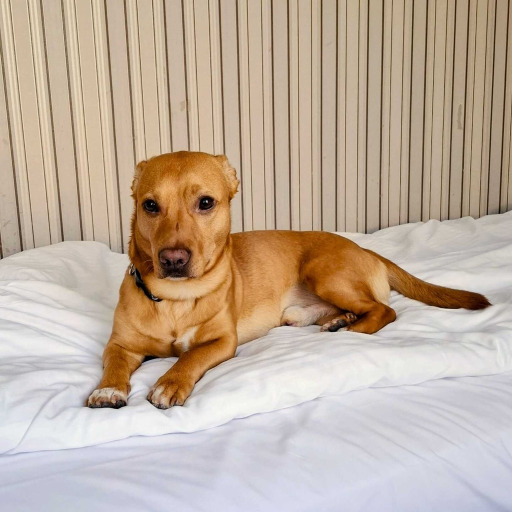
#> input picture dog.jpeg, 1024 x 1024 px (shown at 1/2 size)
$ python deblur_project.py
#> lines starting #> are read from the running program, lines starting #| are printed output that depends on the picture
import matplotlib.image as img
import matplotlib.pyplot as plt
import numpy as np
import numpy.fft as fft
from scipy.special import j1

N = 1024

def gray(filename):
    '''transforms a colorful image into grayscale'''
#> called with filename = 'dog.jpeg'
    im = img.imread(filename)
#> im is the input picture: shape (1024, 1024, 3); mean R, G, B 192.2, 174.2, 157.2
    im_gray = np.dot(im[:, :, :3], [0.299, 0.587, 0.114])
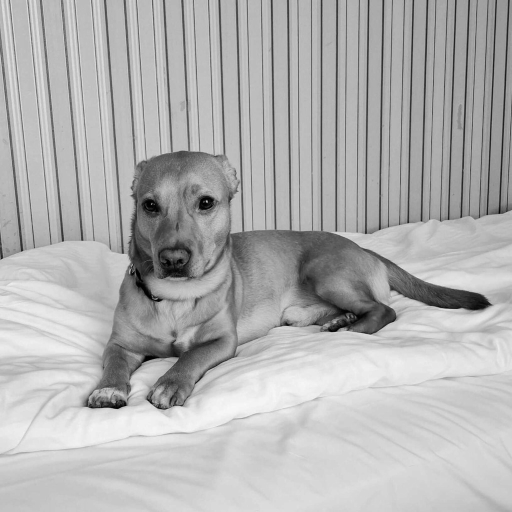
#> im_gray: shape (1024, 1024) float64 (shown at 1/2 size); min 0, max 249.1, mean 177.7
    return im_gray

def downscale_im(im):
    '''rescales image to [0,1] range '''
    diff = im.max() - im.min()
#> diff = 249.1
    im_scaled = (im - im.min())/diff
    return im_scaled

def apply_blur(image, type, par):
    '''constructs the appropriate kernel and applies blur on a transformed image (frequency domain)'''
#> called with type = 'lin_motion', par = 40
    #define the meshgrid
    X = np.linspace(-1*N//2, N//2-1, num=N)
    Y = np.linspace(-1*N//2, N//2-1, num=N)
    Wx, Wy = np.meshgrid(X, Y) #grid of integers k, s.t. the associated frequencies are kpi/N
    W = Wx**2 + Wy**2

    #compute the kernel
    if type == 'gauss':
        K_hat = np.exp(-1 * W / (2*par**2))

    elif type == 'lin_motion':
        K_hat = np.exp(-1j*par * np.pi*Wx/N) * np.sinc(par*Wx / N)

    #elif type == 'box':
    #    K_hat = np.sinc(par*Wx/N) * np.sinc(par*Wy/N)

    elif type == 'unfocus':
        arg = par * np.sqrt(W) * 2 * np.pi / N
        arg = np.where(W==0, 1, arg)
        K_hat = 2 * j1(arg) / arg
        K_hat = np.where(W==0, 1, K_hat)
        #(taking lim j1(x)/x = 1 as x -> 0)


    K_hat = fft.ifftshift(K_hat)
    #compute g = K * f_hat
    f_hat = fft.fft2(image)
    #apply the filter
    g = f_hat * K_hat
    #reconstruct image with inverse transform
    g_rec = np.real(fft.ifft2(g))
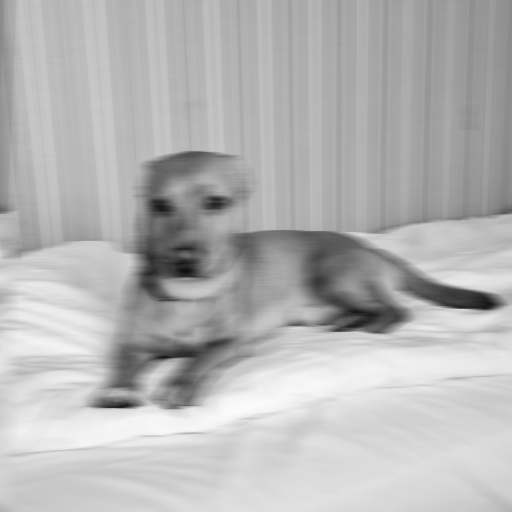
#> g_rec: shape (1024, 1024) float64 (shown at 1/2 size); min 0.0319, max 0.988, mean 0.713
    return g_rec, K_hat

def add_noise_snr(im, snr):
    '''adds gaussian noise based on the desired signal-to-noise ratio'''
#> called with snr = 40
    #find sigma
    sigma = 10**((-1)*snr/20) * np.std(im)
#> sigma = 0.00148
    #create noise matrix
    noise = np.random.normal(0, sigma, (N, N))
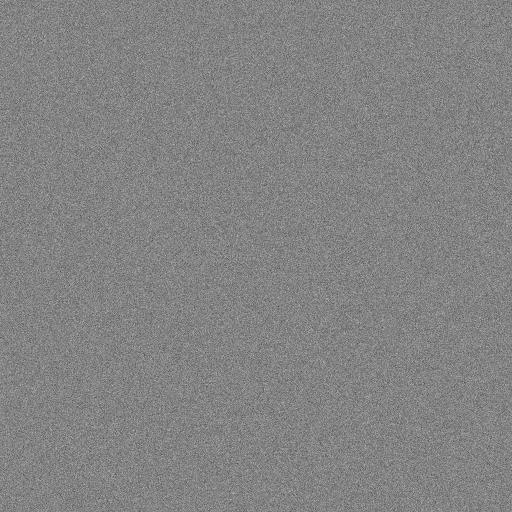
#> noise: shape (1024, 1024) float64 (shown at 1/2 size); min -0.00738, max 0.00696, mean 1.74e-06; drawn with min black and max white
    #apply noise
    im_noised = im + noise
    return im_noised, noise

# [10 lines left out: function naive_sol, not called in this run]

def tikh_filter(penalty, mu, K_hat, im):
    '''computes the Tikhonov Filter with a given type of penalty'''
    g_hat = fft.fft2(im)
    if penalty == 'L2':
        P = np.ones((N, N))
    elif penalty == 'H1' or penalty == 'H2':
        X = np.linspace(-1*N//2, N//2-1, num=N)
        Y = np.linspace(-1*N//2, N//2-1, num=N)
        Wx, Wy = np.meshgrid(X, Y)
        P = Wx**2 + Wy**2

        if penalty == 'H2': P = P**2

    P_hat = fft.ifftshift(P)
    Rmu = np.conj(K_hat) / (np.abs(K_hat)**2 + mu*P_hat )
    fmu_hat = Rmu * g_hat
    fmu = np.real(fft.ifft2(fmu_hat))
    return fmu, Rmu

# [21 lines left out: function spectral_window, not called in this run]

def error(R, K_hat, im_true, noise):
    f_hat = fft.fft2(im_true)
    noise_hat = fft.fft2(noise)

    g_hat = K_hat * f_hat
    B = R*g_hat - f_hat
    V = R*noise_hat
    E = R*(g_hat + noise_hat) - f_hat

    bias = np.sum(np.abs(B)**2) / N**4
    variance = np.sum(np.abs(V)**2) / N**4
    err = np.sum(np.abs(E)**2 / N**4)
    return bias, variance, err

# [34 lines left out: function find_Om, not called in this run]

def plot_error(penalty, K_hat, im_blurred_noised, im, noise):
    #if penalty == 'L2' : Mu = np.logspace(-4, -1, num=9)
    #if penalty == 'H1' : Mu = np.logspace(-9, -6, num=9)
    #elif penalty == 'H2': Mu = np.logspace(-13, -10, num=9)
#> called with penalty = 'H1', K_hat = array of shape (1024, 1024)
    Mu= np.logspace(-15, 0, num=30)

    B=[]
    V=[]
    E=[]
    for mu in Mu:
        _, Rmu = tikh_filter(penalty, mu, K_hat, im_blurred_noised)
        bias, variance, err = error(Rmu, K_hat, im, noise)
        B.append(bias)
        V.append(variance)
        E.append(err)
#> this loop made 30 passes
#> (bias, variance, err) on passes 1 to 12: (4.43e-05, 0.122, 0.122), (4.43e-05, 0.121, 0.121), (4.43e-05, 0.12, 0.12), (4.43e-05, 0.116, 0.116), (4.43e-05, 0.106, 0.106), (4.44e-05, 0.0856, 0.0857), (4.5e-05, 0.059, 0.0591), (4.74e-05, 0.0366, 0.0367), (5.42e-05, 0.0214, 0.0215), (7.06e-05, 0.012, 0.0121), (0.000104, 0.00643, 0.00654), (0.000173, 0.00313, 0.00331)
#> pass 1, in tikh_filter, `fmu = np.real(fft.ifft2(fmu_hat))`:
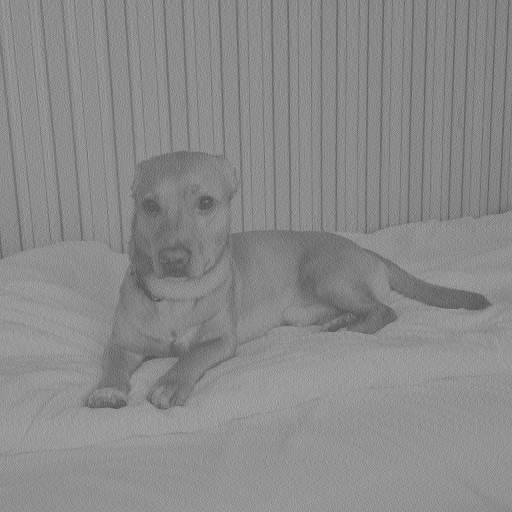
#> fmu: shape (1024, 1024) float64 (shown at 1/2 size); min -1.35, max 2.44, mean 0.713; drawn with min black and max white
#> after the loop, B = 30 values from 4.43e-05 to 0.0234; E = 30 values, max 0.122 at index 0, min 0.00109 at index 13, mean 0.0317; V = 30 values, max 0.122 at index 0, min 6.88e-12 at index 29, mean 0.0271

    min_error = np.min(E)
#> min_error = 0.00109
    argmin = np.argmin(E)
#> argmin = 13
    best_mu= Mu[argmin]
#> best_mu = 5.3e-09
    '''
    plt.figure(figsize=(12,8))

    plt.semilogx(Mu, B, label='Bias (Approximation Error)', color='steelblue')
    plt.semilogx(Mu, V, label='Variance (Noise Error)', color='sandybrown')
    plt.semilogx(Mu, E, label='Total Error', color='lightcoral', linestyle = '--', linewidth=2)

    plt.axvline(x=best_mu, color='gray', linestyle = '--')

    #plt.xscale('log')
    plt.legend(fontsize=14)

    plt.xlabel('Regularization Parameter (mu)', fontsize=16)
    plt.ylabel('Error Value', fontsize=16)
    plt.title('Bias-Variance Trade-off', fontsize=20)
    plt.grid(True, which="both", ls="-", alpha=0.5)

    plt.show()
    '''
    return best_mu, min_error


def plot_images():
    '''saves each reconstructed image and it's error, creates a comparison image of all reconstructions'''
    errors = dict()

    im = downscale_im(gray('dog.jpeg'))
    plt.figure(figsize=(36,24))
    plt.imshow(im, cmap='gray')
    plt.savefig('reconstructed/original.png')

    im_blurred, K_hat = apply_blur(im, 'lin_motion', blur_pars['lin_motion'])
    im_blurred_noised, noise = add_noise_snr(im_blurred, 40)
    plt.figure(figsize=(36,24))
    plt.imshow(im_blurred_noised, cmap='gray')
    plt.savefig('reconstructed/blurred.png')
    '''
    im_rec_naive = naive_sol(K_hat, im_blurred_noised)
    plt.figure(figsize=(36,24))
    plt.imshow(im_rec_naive, cmap='gray')
    plt.savefig('reconstructed/naive.png')

    best_om, errors['spectral'] = find_Om(K_hat, im_blurred_noised, im, noise)
    im_rec_spect, R_om = spectral_window(best_om, K_hat, im_blurred_noised)
    plt.figure(figsize=(36,24))
    plt.imshow(im_rec_spect, cmap='gray')
    plt.savefig('reconstructed/spectral.png')

    best_muL2, errors['L2'] = plot_error('L2', K_hat, im_blurred_noised, im, noise)
    im_rec_tikhL2, Rmu = tikh_filter("L2", best_muL2, K_hat, im_blurred_noised)
    plt.figure(figsize=(36,24))
    plt.imshow(im_rec_tikhL2, cmap='gray')
    plt.savefig('reconstructed/tikhL2.png')
    '''
    best_muH1, errors['H1'] = plot_error('H1', K_hat, im_blurred_noised, im, noise)
#> best_muH1 = 5.3e-09
    im_rec_tikhH1, Rmu = tikh_filter("H1", best_muH1, K_hat, im_blurred_noised)
    plt.figure(figsize=(36,24))
    plt.imshow(im_rec_tikhH1, cmap='gray')
    plt.savefig('reconstructed/tikhH1.png')

    print(best_muH1)
#| 5.298316906283724e-09
    '''
    best_muH2, errors['H2'] = plot_error('H2', K_hat, im_blurred_noised, im, noise)
    im_rec_tikhH2, Rmu = tikh_filter("H2", best_muH2, K_hat, im_blurred_noised)
    plt.figure(figsize=(36,24))
    plt.imshow(im_rec_tikhH2, cmap='gray')
    plt.savefig('reconstructed/tikhH2.png')

    best_rec = min(errors, key=errors.get)
    print('Best reconstruction: ', best_rec)
    print(best_om, best_muL2, best_muH1, best_muH2)

    #comparative plot of original and reconstructed images
    plt.figure(figsize=(36,24))
    plt.subplot(2, 3, 1)
    plt.imshow(im, cmap='gray')
    plt.title("original image", fontsize=48)

    plt.subplot(2, 3, 2)
    plt.imshow(im_blurred_noised, cmap='gray')
    plt.title("blurred image with noise", fontsize=48)

    plt.subplot(2, 3, 3)
    plt.imshow(im_rec_naive, cmap='gray')
    plt.title("the naive solution", fontsize=48)

    plt.subplot(2, 3, 4)
    plt.imshow(im_rec_spect, cmap='gray')
    plt.title("spectral window solution", fontsize=48)

    plt.subplot(2, 3, 5)
    plt.imshow(im_rec_tikhL2, cmap='gray')
    plt.title("tikhonov solution (L2)", fontsize=48)

    plt.subplot(2, 3, 6)
    plt.imshow(im_rec_tikhH1, cmap='gray')
    plt.title("tikhonov solution (H1)", fontsize=48)

    plt.savefig('reconstructed/compared.png')
    '''
blur_pars = {
    'gauss': 30, #lower value more blur
    'lin_motion': 40, #higher value more blur
    'unfocus': 8, #higher value more blur
}

plot_images()
